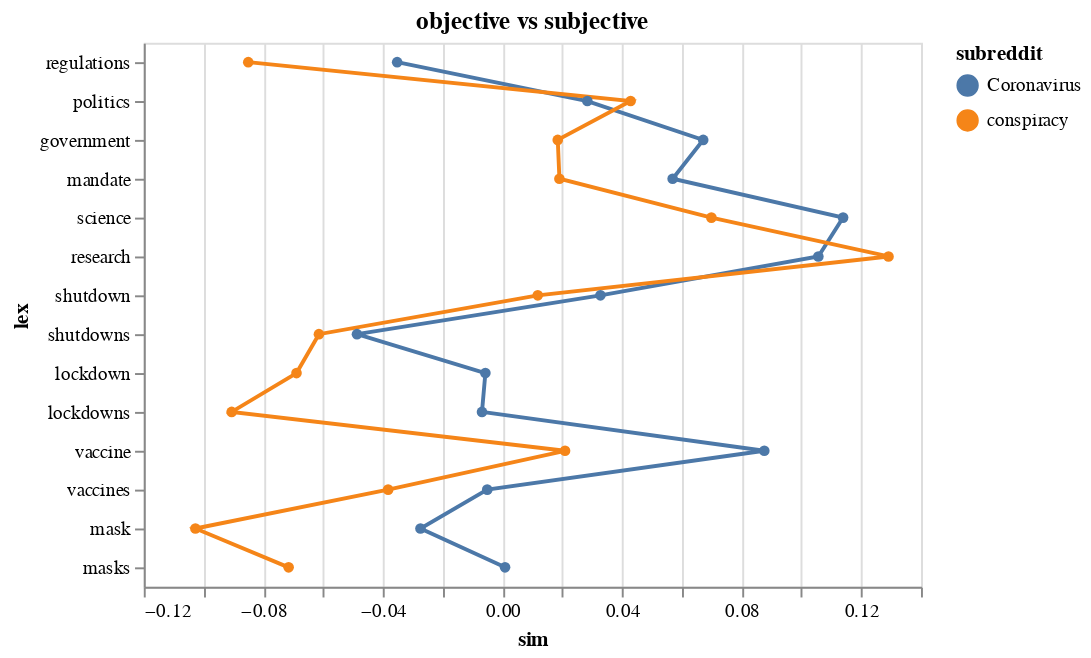

Notebook cell for this chart:
### Code cell
proj_sims_subj_chart = alt.Chart(proj_sims_subj).mark_line(point=True).encode(
	x='sim',
	y=alt.Y('lex', sort=None),
	color='subreddit'
).properties(title=f'{pole_words_subj[0]} vs {pole_words_subj[1]}')

proj_sims_subj_chart

### Figure 1 — Vega-Lite specification as saved in the notebook (floating-point values rounded to 4 significant figures)
{"config": {"view": {"continuousWidth": 400, "continuousHeight": 300}}, "data": {"name": "data-27efa4ea3b003e075978d236c6104d6c"}, "mark": {"type": "line", "point": true}, "encoding": {"color": {"field": "subreddit", "type": "nominal"}, "x": {"field": "sim", "type": "quantitative"}, "y": {"field": "lex", "sort": null, "type": "nominal"}}, "title": "objective vs subjective", "$schema": "https://vega.github.io/schema/vega-lite/v4.17.0.json", "datasets": {"data-27efa4ea3b003e075978d236c6104d6c": [{"subreddit": "Coronavirus", "lex": "regulations", "sim": -0.03523}, {"subreddit": "conspiracy", "lex": "regulations", "sim": -0.08505}, {"subreddit": "Coronavirus", "lex": "politics", "sim": 0.02839}, {"subreddit": "conspiracy", "lex": "politics", "sim": 0.04287}, {"subreddit": "Coronavirus", "lex": "government", "sim": 0.06714}, {"subreddit": "conspiracy", "lex": "government", "sim": 0.01849}, {"subreddit": "Coronavirus", "lex": "mandate", "sim": 0.05692}, {"subreddit": "conspiracy", "lex": "mandate", "sim": 0.01905}, {"subreddit": "Coronavirus", "lex": "science", "sim": 0.1139}, {"subreddit": "conspiracy", "lex": "science", "sim": 0.06988}, {"subreddit": "Coronavirus", "lex": "research", "sim": 0.1057}, {"subreddit": "conspiracy", "lex": "research", "sim": 0.1291}, {"subreddit": "Coronavirus", "lex": "shutdown", "sim": 0.03277}, {"subreddit": "conspiracy", "lex": "shutdown", "sim": 0.01181}, {"subreddit": "Coronavirus", "lex": "shutdowns", "sim": -0.04868}, {"subreddit": "conspiracy", "lex": "shutdowns", "sim": -0.06141}, {"subreddit": "Coronavirus", "lex": "lockdown", "sim": -0.005725}, {"subreddit": "conspiracy", "lex": "lockdown", "sim": -0.0689}, {"subreddit": "Coronavirus", "lex": "lockdowns", "sim": -0.006859}, {"subreddit": "conspiracy", "lex": "lockdowns", "sim": -0.0906}, {"subreddit": "Coronavirus", "lex": "vaccine", "sim": 0.08758}, {"subreddit": "conspiracy", "lex": "vaccine", "sim": 0.02092}, {"subreddit": "Coronavirus", "lex": "vaccines", "sim": -0.005105}, {"subreddit": "conspiracy", "lex": "vaccines", "sim": -0.03825}, {"subreddit": "Coronavirus", "lex": "mask", "sim": -0.02744}, {"subreddit": "conspiracy", "lex": "mask", "sim": -0.1027}, {"subreddit": "Coronavirus", "lex": "masks", "sim": 0.0008545}, {"subreddit": "conspiracy", "lex": "masks", "sim": -0.07155}]}}
